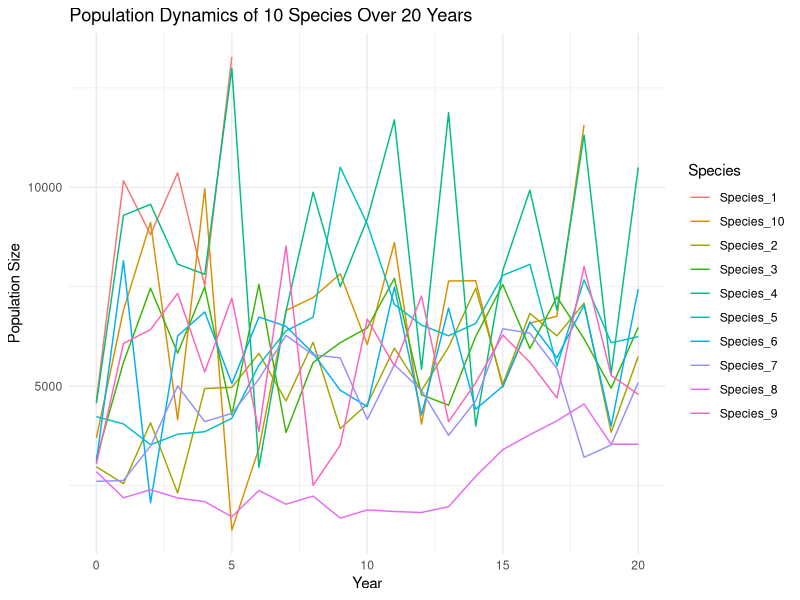
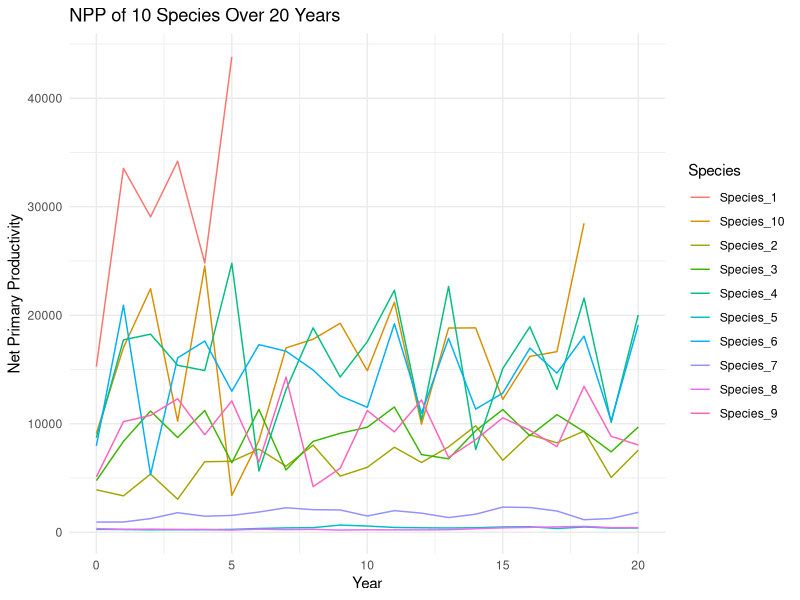

Write the R code that produced these figures, in order.
## ---- chunk 1
knitr::opts_chunk$set(echo = TRUE, warning = FALSE, message = FALSE)
## ---- chunk 2
# Load necessary libraries
library(dplyr)
library(tidyr)
library(lme4)
library(stats)
library(forecast)
library(lmtest)

# Set seed for reproducibility
set.seed(42)

# Define species names
species <- paste0("Species_", 1:10)

# Define quantitative traits and assign random values
quantitative_traits <- data.frame(
  Species = species,
  Growth_Rate = runif(10, 0.1, 1.0),
  Photosynthetic_Efficiency = runif(10, 0.1, 1.0),
  Leaf_Area_Index = runif(10, 1, 10),
  Water_Use_Efficiency = runif(10, 0.1, 1.0)
)

# Define qualitative traits and assign random values
qualitative_traits <- data.frame(
  Species = species,
  Plant_Type = sample(c("Algae", "Vascular"), 10, replace = TRUE),
  Shade_Tolerance = sample(c("High", "Medium", "Low"), 10, replace = TRUE)
)

# Combine traits into one data frame
traits <- quantitative_traits %>%
  left_join(qualitative_traits, by = "Species")

# Define carrying capacity for each species
traits$Carrying_Capacity <- runif(10, 5000, 10000)

# Print traits
print(traits)
## ---- chunk 3
# Initial population sizes (approximately half of the carrying capacity)
initial_populations <- traits$Carrying_Capacity / 2

# Create a data frame to store population sizes over time
populations <- data.frame(
  Species = species,
  Year_0 = initial_populations
)

# Print initial populations
print(populations)
## ---- chunk 4
# Number of years to simulate
years <- 20

# Simulate population dynamics and calculate NPP
for (year in 1:years) {
  new_populations <- sapply(1:10, function(i) {
    current_population <- populations[i, paste0("Year_", year - 1)]
    growth_rate <- traits$Growth_Rate[i]
    photosynthetic_efficiency <- traits$Photosynthetic_Efficiency[i]
    leaf_area_index <- traits$Leaf_Area_Index[i]
    water_use_efficiency <- traits$Water_Use_Efficiency[i]
    carrying_capacity <- traits$Carrying_Capacity[i]
    
    # Calculate NPP as a function of quantitative traits
    npp <- current_population * growth_rate * photosynthetic_efficiency * leaf_area_index * water_use_efficiency
    
    # Apply the population dynamics model with carrying capacity (Lotka-Volterra style)
    next_population <- current_population + npp * (1 - current_population / carrying_capacity)
    
    # Add environmental stochasticity
    next_population <- next_population + rnorm(1, 0, 0.2 * next_population)
    
    # Ensure population doesn't drop below 0
    next_population <- max(next_population, 0)
    
    return(next_population)
  })
  
  populations[, paste0("Year_", year)] <- new_populations
}

# Print simulated populations
print(populations)
## ---- chunk 5
# Reshape the populations data frame for easier analysis
populations_long <- populations %>%
  pivot_longer(cols = starts_with("Year_"), names_to = "Year", values_to = "Population") %>%
  mutate(Year = as.numeric(gsub("Year_", "", Year)))

# Merge traits with population data
data <- merge(populations_long, traits, by = "Species")

# Calculate NPP for each year
data <- data %>%
  mutate(NPP = Population * Growth_Rate * Photosynthetic_Efficiency * Leaf_Area_Index * Water_Use_Efficiency)

# Print prepared data
print(head(data))
## ---- chunk 6
# Fit a linear mixed-effects model without traits
model_no_traits <- lmer(NPP ~ (1 | Species) + Year, data = data)
summary(model_no_traits)
## ---- chunk 7
# Convert qualitative traits to factors
data$Plant_Type <- as.factor(data$Plant_Type)
data$Shade_Tolerance <- as.factor(data$Shade_Tolerance)

# Fit a linear mixed-effects model with qualitative traits
model_qualitative_traits <- lmer(NPP ~ Plant_Type + Shade_Tolerance + (1 | Species) + Year, data = data)
summary(model_qualitative_traits)
## ---- chunk 8
# Fit a linear mixed-effects model with quantitative traits
model_quantitative_traits <- lmer(NPP ~ Growth_Rate + Photosynthetic_Efficiency + Leaf_Area_Index + Water_Use_Efficiency + (1 | Species) + Year, data = data)
summary(model_quantitative_traits)
## ---- chunk 9
# AIC values for the models
aic_no_traits <- AIC(model_no_traits)
aic_qualitative_traits <- AIC(model_qualitative_traits)
aic_quantitative_traits <- AIC(model_quantitative_traits)

# Print AIC values
print(paste("AIC without traits:", aic_no_traits))
print(paste("AIC with qualitative traits:", aic_qualitative_traits))
print(paste("AIC with quantitative traits:", aic_quantitative_traits))

# Conduct likelihood ratio tests
lr_test_qual_vs_no <- lrtest(model_qualitative_traits, model_no_traits)
lr_test_quant_vs_no <- lrtest(model_quantitative_traits, model_no_traits)
lr_test_quant_vs_qual <- lrtest(model_quantitative_traits, model_qualitative_traits)

# Print likelihood ratio tests
print(lr_test_qual_vs_no)
print(lr_test_quant_vs_no)
print(lr_test_quant_vs_qual)
## ---- chunk 10
library(ggplot2)

# Plot population dynamics
ggplot(populations_long, aes(x = Year, y = Population, color = Species)) +
  geom_line() +
  theme_minimal() +
  labs(title = "Population Dynamics of 10 Species Over 20 Years", x = "Year", y = "Population Size")
## ---- chunk 11
# Plot NPP
ggplot(data, aes(x = Year, y = NPP, color = Species)) +
  geom_line() +
  theme_minimal() +
  labs(title = "NPP of 10 Species Over 20 Years", x = "Year", y = "Net Primary Productivity")
